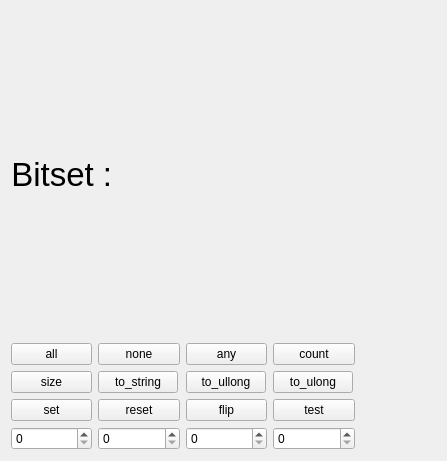
<?xml version="1.0" encoding="UTF-8"?>
<ui version="4.0">
 <class>Widget</class>
 <widget class="QWidget" name="Widget">
  <property name="geometry">
   <rect>
    <x>0</x>
    <y>0</y>
    <width>447</width>
    <height>461</height>
   </rect>
  </property>
  <property name="windowTitle">
   <string>Widget</string>
  </property>
  <layout class="QHBoxLayout" name="horizontalLayout_3">
   <item>
    <layout class="QVBoxLayout" name="verticalLayout_5">
     <item>
      <layout class="QHBoxLayout" name="horizontalLayout_2">
       <item>
        <widget class="QLabel" name="label">
         <property name="sizePolicy">
          <sizepolicy hsizetype="Fixed" vsizetype="Preferred">
           <horstretch>0</horstretch>
           <verstretch>0</verstretch>
          </sizepolicy>
         </property>
         <property name="font">
          <font>
           <pointsize>25</pointsize>
          </font>
         </property>
         <property name="text">
          <string>Bitset :    </string>
         </property>
         <property name="alignment">
          <set>Qt::AlignCenter</set>
         </property>
        </widget>
       </item>
       <item>
        <widget class="QLabel" name="label_2">
         <property name="font">
          <font>
           <pointsize>30</pointsize>
          </font>
         </property>
         <property name="text">
          <string/>
         </property>
        </widget>
       </item>
      </layout>
     </item>
     <item>
      <layout class="QHBoxLayout" name="horizontalLayout">
       <item>
        <layout class="QVBoxLayout" name="verticalLayout_4">
         <item>
          <widget class="QPushButton" name="pushButton">
           <property name="sizePolicy">
            <sizepolicy hsizetype="Expanding" vsizetype="Fixed">
             <horstretch>0</horstretch>
             <verstretch>0</verstretch>
            </sizepolicy>
           </property>
           <property name="text">
            <string>all</string>
           </property>
          </widget>
         </item>
         <item>
          <widget class="QPushButton" name="pushButton_8">
           <property name="sizePolicy">
            <sizepolicy hsizetype="Preferred" vsizetype="Fixed">
             <horstretch>0</horstretch>
             <verstretch>0</verstretch>
            </sizepolicy>
           </property>
           <property name="text">
            <string>size</string>
           </property>
          </widget>
         </item>
         <item>
          <widget class="QPushButton" name="pushButton_7">
           <property name="sizePolicy">
            <sizepolicy hsizetype="Expanding" vsizetype="Fixed">
             <horstretch>0</horstretch>
             <verstretch>0</verstretch>
            </sizepolicy>
           </property>
           <property name="text">
            <string>set</string>
           </property>
          </widget>
         </item>
         <item>
          <widget class="QSpinBox" name="spinBox_4">
           <property name="sizePolicy">
            <sizepolicy hsizetype="Expanding" vsizetype="Fixed">
             <horstretch>0</horstretch>
             <verstretch>0</verstretch>
            </sizepolicy>
           </property>
          </widget>
         </item>
        </layout>
       </item>
       <item>
        <layout class="QVBoxLayout" name="verticalLayout_3">
         <item>
          <widget class="QPushButton" name="pushButton_3">
           <property name="sizePolicy">
            <sizepolicy hsizetype="Expanding" vsizetype="Fixed">
             <horstretch>0</horstretch>
             <verstretch>0</verstretch>
            </sizepolicy>
           </property>
           <property name="text">
            <string>none</string>
           </property>
          </widget>
         </item>
         <item>
          <widget class="QPushButton" name="pushButton_10">
           <property name="sizePolicy">
            <sizepolicy hsizetype="Fixed" vsizetype="Fixed">
             <horstretch>0</horstretch>
             <verstretch>0</verstretch>
            </sizepolicy>
           </property>
           <property name="text">
            <string>to_string</string>
           </property>
          </widget>
         </item>
         <item>
          <widget class="QPushButton" name="pushButton_6">
           <property name="sizePolicy">
            <sizepolicy hsizetype="Expanding" vsizetype="Fixed">
             <horstretch>0</horstretch>
             <verstretch>0</verstretch>
            </sizepolicy>
           </property>
           <property name="text">
            <string>reset</string>
           </property>
          </widget>
         </item>
         <item>
          <widget class="QSpinBox" name="spinBox_2">
           <property name="sizePolicy">
            <sizepolicy hsizetype="Expanding" vsizetype="Fixed">
             <horstretch>0</horstretch>
             <verstretch>0</verstretch>
            </sizepolicy>
           </property>
          </widget>
         </item>
        </layout>
       </item>
       <item>
        <layout class="QVBoxLayout" name="verticalLayout_2">
         <item>
          <widget class="QPushButton" name="pushButton_2">
           <property name="sizePolicy">
            <sizepolicy hsizetype="Expanding" vsizetype="Fixed">
             <horstretch>0</horstretch>
             <verstretch>0</verstretch>
            </sizepolicy>
           </property>
           <property name="text">
            <string>any</string>
           </property>
          </widget>
         </item>
         <item>
          <widget class="QPushButton" name="pushButton_11">
           <property name="sizePolicy">
            <sizepolicy hsizetype="Fixed" vsizetype="Fixed">
             <horstretch>0</horstretch>
             <verstretch>0</verstretch>
            </sizepolicy>
           </property>
           <property name="text">
            <string>to_ullong</string>
           </property>
          </widget>
         </item>
         <item>
          <widget class="QPushButton" name="pushButton_5">
           <property name="sizePolicy">
            <sizepolicy hsizetype="Expanding" vsizetype="Fixed">
             <horstretch>0</horstretch>
             <verstretch>0</verstretch>
            </sizepolicy>
           </property>
           <property name="text">
            <string>flip</string>
           </property>
          </widget>
         </item>
         <item>
          <widget class="QSpinBox" name="spinBox_3">
           <property name="sizePolicy">
            <sizepolicy hsizetype="Expanding" vsizetype="Fixed">
             <horstretch>0</horstretch>
             <verstretch>0</verstretch>
            </sizepolicy>
           </property>
          </widget>
         </item>
        </layout>
       </item>
       <item>
        <layout class="QVBoxLayout" name="verticalLayout">
         <item>
          <widget class="QPushButton" name="pushButton_4">
           <property name="sizePolicy">
            <sizepolicy hsizetype="Expanding" vsizetype="Fixed">
             <horstretch>0</horstretch>
             <verstretch>0</verstretch>
            </sizepolicy>
           </property>
           <property name="text">
            <string>count</string>
           </property>
          </widget>
         </item>
         <item>
          <widget class="QPushButton" name="pushButton_12">
           <property name="sizePolicy">
            <sizepolicy hsizetype="Fixed" vsizetype="Fixed">
             <horstretch>0</horstretch>
             <verstretch>0</verstretch>
            </sizepolicy>
           </property>
           <property name="text">
            <string>to_ulong</string>
           </property>
          </widget>
         </item>
         <item>
          <widget class="QPushButton" name="pushButton_9">
           <property name="sizePolicy">
            <sizepolicy hsizetype="Expanding" vsizetype="Fixed">
             <horstretch>0</horstretch>
             <verstretch>0</verstretch>
            </sizepolicy>
           </property>
           <property name="text">
            <string>test</string>
           </property>
          </widget>
         </item>
         <item>
          <widget class="QSpinBox" name="spinBox_5">
           <property name="sizePolicy">
            <sizepolicy hsizetype="Expanding" vsizetype="Fixed">
             <horstretch>0</horstretch>
             <verstretch>0</verstretch>
            </sizepolicy>
           </property>
          </widget>
         </item>
        </layout>
       </item>
       <item>
        <spacer name="horizontalSpacer">
         <property name="orientation">
          <enum>Qt::Horizontal</enum>
         </property>
         <property name="sizeHint" stdset="0">
          <size>
           <width>40</width>
           <height>20</height>
          </size>
         </property>
        </spacer>
       </item>
      </layout>
     </item>
    </layout>
   </item>
  </layout>
 </widget>
 <resources/>
 <connections/>
</ui>
